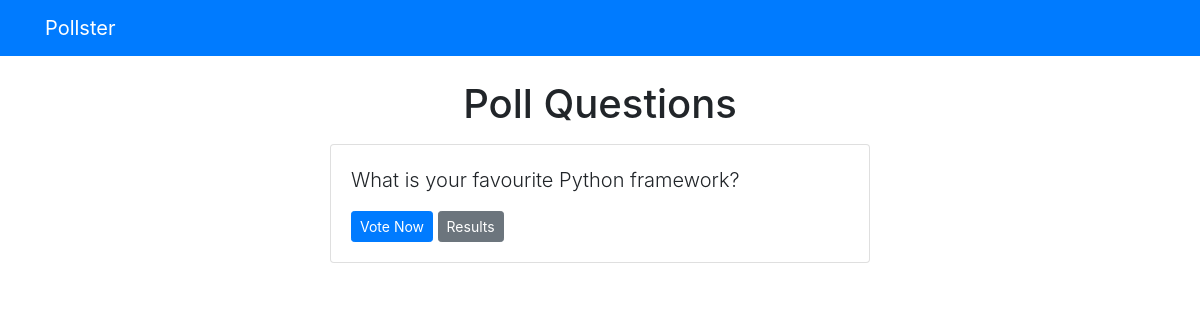
/polls/, run on an earlier commit of the app's database.
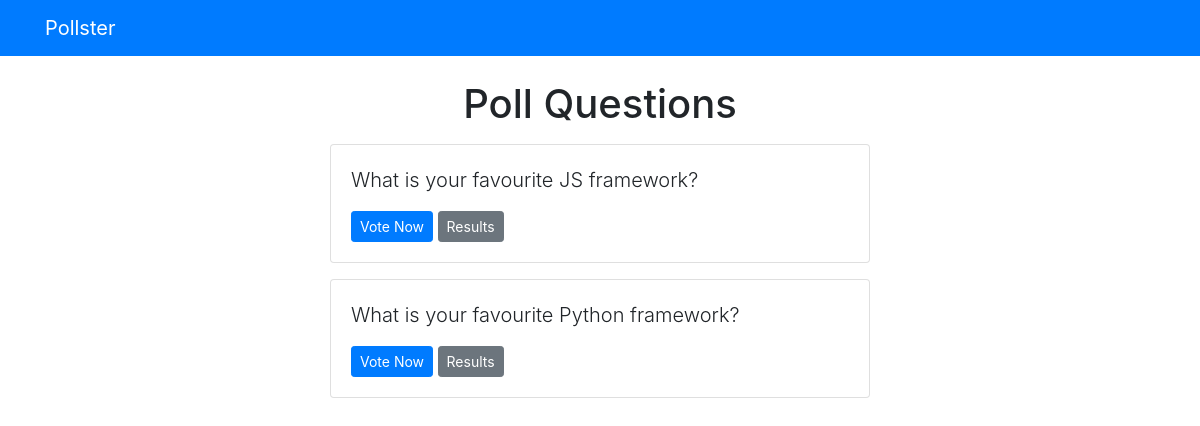
And on a later commit of the database.
### polls/models.py (models this page shows, shortened)
class Question(models.Model):
    question_text = models.CharField(max_length=200)
    pub_date = models.DateTimeField('date published')

### polls/views.py (the view)
# urls.py: path('', views.index, name="index"),
def index(request):
    latest_question_list = Question.objects.order_by('-pub_date')[:5]
    context = {'latest_question_list': latest_question_list}
    return render(request, 'polls/index.html', context)

### templates/polls/index.html
{% extends 'base.html' %} {% block content %}
<h1 class="text-center mb-3">Poll Questions</h1>
{% if latest_question_list %} {% for question in latest_question_list %}
<div class="card mb-3">
  <div class="card-body">
    <p class="lead">{{question.question_text}}</p>
    <a
      href="{% url 'polls:detail' question.id %}"
      class="btn btn-primary btn-sm"
      >Vote Now</a
    >
    <a
      href="{% url 'polls:results' question.id %}"
      class="btn btn-secondary btn-sm"
      >Results</a
    >
  </div>
</div>
{% endfor %} {% else %}
<p>No polls available</p>
{% endif %} {% endblock %}

What changed in the data, as far as the page shows it:
added Question: question_text "What is your favourite JS framework?"
